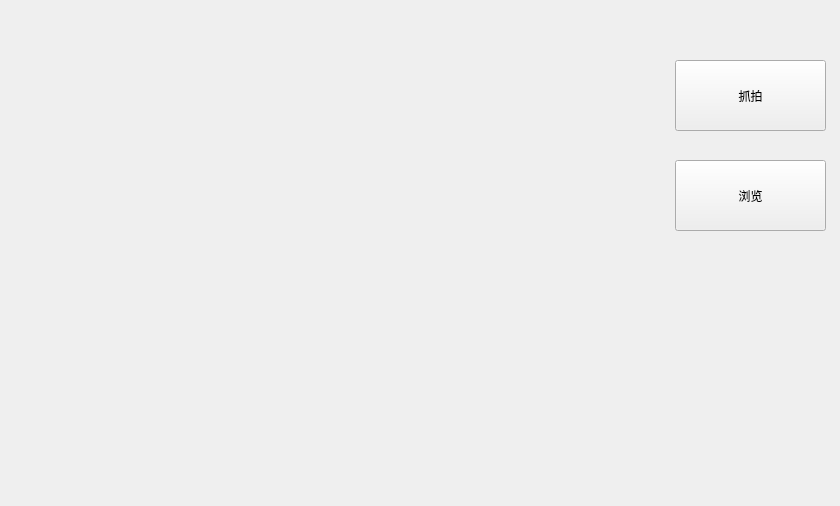
<?xml version="1.0" encoding="UTF-8"?>
<ui version="4.0">
 <class>HomePage</class>
 <widget class="QWidget" name="HomePage">
  <property name="geometry">
   <rect>
    <x>0</x>
    <y>0</y>
    <width>840</width>
    <height>506</height>
   </rect>
  </property>
  <property name="windowTitle">
   <string>HomePage</string>
  </property>
  <widget class="QPushButton" name="pushButton">
   <property name="geometry">
    <rect>
     <x>675</x>
     <y>60</y>
     <width>151</width>
     <height>71</height>
    </rect>
   </property>
   <property name="text">
    <string>抓拍</string>
   </property>
  </widget>
  <widget class="QPushButton" name="pushButton_2">
   <property name="geometry">
    <rect>
     <x>675</x>
     <y>160</y>
     <width>151</width>
     <height>71</height>
    </rect>
   </property>
   <property name="text">
    <string>浏览</string>
   </property>
  </widget>
  <widget class="QLabel" name="label">
   <property name="geometry">
    <rect>
     <x>679</x>
     <y>290</y>
     <width>141</width>
     <height>141</height>
    </rect>
   </property>
   <property name="text">
    <string/>
   </property>
  </widget>
  <widget class="QLabel" name="picture">
   <property name="geometry">
    <rect>
     <x>10</x>
     <y>10</y>
     <width>640</width>
     <height>480</height>
    </rect>
   </property>
   <property name="text">
    <string/>
   </property>
  </widget>
 </widget>
 <layoutdefault spacing="6" margin="11"/>
 <resources/>
 <connections/>
</ui>
